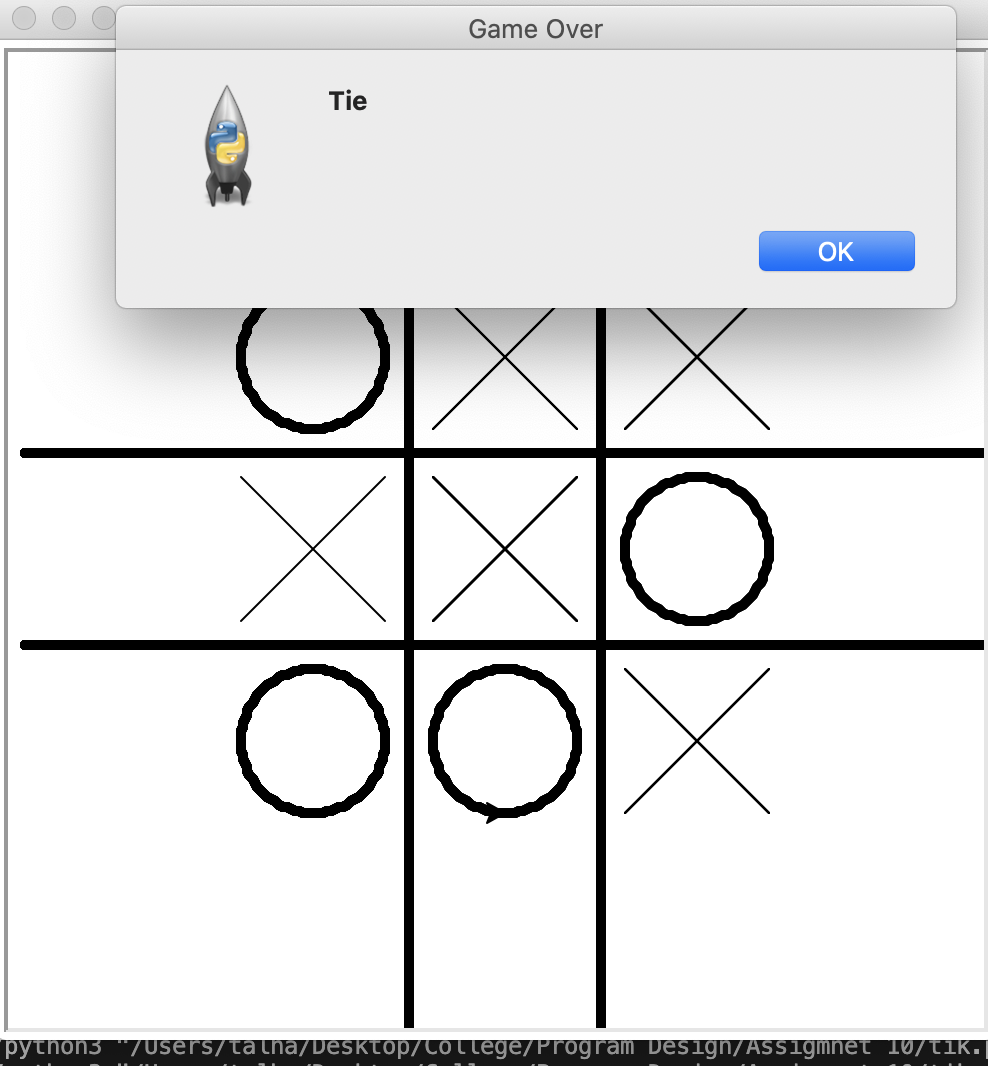

This chart was generated by the following Python code:
#Author: Talha Gill

import turtle 
from tkinter import messagebox
screen = turtle.Screen()
screen.setup(500,500)
screen.title("Tic Tac Toe")
screen.setworldcoordinates(-5,-5,5,5)
screen.tracer(0,0)
pen = turtle.Turtle()
turtle.hideturtle()

def draw_grid():
    pen.pencolor('black')
    pen.pensize(5)
    pen.up()
    pen.setpos(-turtle.window_width()/100,-1)
    pen.seth(0)
    pen.down()
    pen.forward(turtle.window_width())
    pen.up()
    pen.setpos(-turtle.window_width()/100,1)
    pen.setheading(0)
    pen.down()
    pen.forward(turtle.window_width())
    pen.up()
    pen.setpos(-1,-turtle.window_height()/100)
    pen.setheading(90)
    pen.down()
    pen.fd(turtle.window_height())
    pen.up()
    pen.setpos(1,-turtle.window_height()/100)
    pen.setheading(90)
    pen.down()
    pen.forward(turtle.window_height())

def draw_O(x,y):
    pen.up()
    pen.goto(x,y-0.75)
    pen.seth(0)
    pen.color('black')
    pen.down()
    pen.circle(0.75, steps=100)

def draw_x(x,y):
    turtle.color('black')
    turtle.up()
    turtle.setpos(x-0.75,y-0.75)
    turtle.down()
    turtle.setpos(x+0.75,y+0.75)
    turtle.up()
    turtle.setpos(x-0.75,y+0.75)
    turtle.down()
    turtle.setpos(x+0.75,y-0.75)
    
def draw_piece(i,j,p):
    if p==0: return
    x,y = 2*(j-1), -2*(i-1)
    if p==1:
        draw_x(x,y)
    else:
        draw_O(x,y)
    
def drawPlay(board):
    draw_grid()
    for i in range(3):
        for j in range(3):
            draw_piece(i,j,board[i][j])
    screen.update()

def gameover(board):
    if board[0][0]>0 and board[0][0] == board[0][1] and board[0][1] == board[0][2]: return board[0][0]
    if board[1][0]>0 and board[1][0] == board[1][1] and board[1][1] == board[1][2]: return board[1][0]
    if board[2][0]>0 and board[2][0] == board[2][1] and board[2][1] == board[2][2]: return board[2][0]
    if board[0][0]>0 and board[0][0] == board[1][0] and board[1][0] == board[2][0]: return board[0][0]
    if board[0][1]>0 and board[0][1] == board[1][1] and board[1][1] == board[2][1]: return board[0][1]
    if board[0][2]>0 and board[0][2] == board[1][2] and board[1][2] == board[2][2]: return board[0][2]
    if board[0][0]>0 and board[0][0] == board[1][1] and board[1][1] == board[2][2]: return board[0][0]
    if board[2][0]>0 and board[2][0] == board[1][1] and board[1][1] == board[0][2]: return board[2][0]
    p = 0
    for i in range(3):
        for j in range(3):
            p += (1 if board[i][j] > 0 else 0)
    if p==9: return 3
    else: return 0
    
def draw_x_or_o(x,y):
    global turn
    i = 3-int(y+5)//2
    j = int(x+5)//2 - 1
    if i>2 or j>2 or i<0 or j<0 or board[i][j]!=0: return
    if turn == 'x': board[i][j], turn = 1, 'o'
    else: board[i][j], turn = 2, 'x'
    drawPlay(board)
    r = gameover(board)
    if r==1:
        messagebox.showinfo("Game Over", "Player 1 Wins")
    elif r==2:
        messagebox.showinfo("Game Over", "Player 2 Wins")
    elif r==3:
        messagebox.showinfo("Game Over", "Tie")
    
board = [ [ 0,0,0 ], [ 0,0,0 ], [ 0,0,0 ] ]    
drawPlay(board)
turn = 'x'
screen.onclick(draw_x_or_o)
turtle.mainloop()
